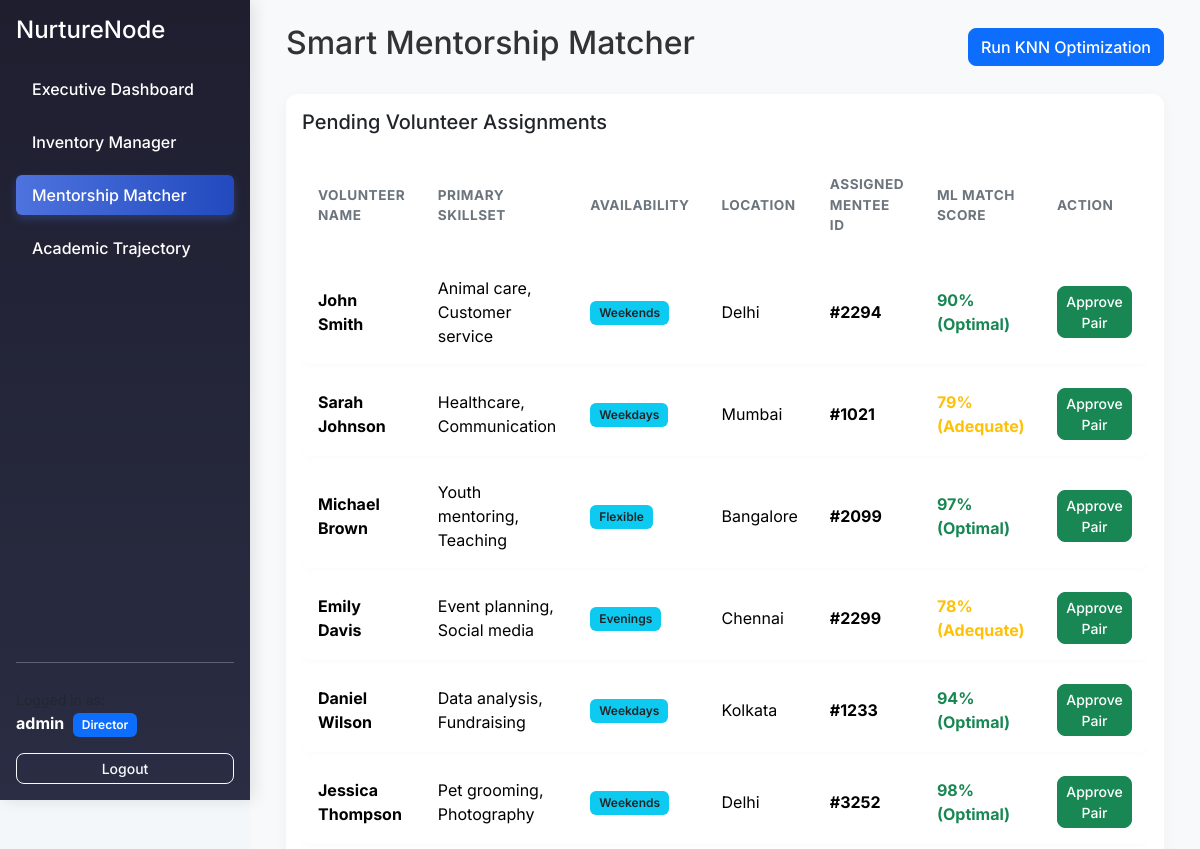
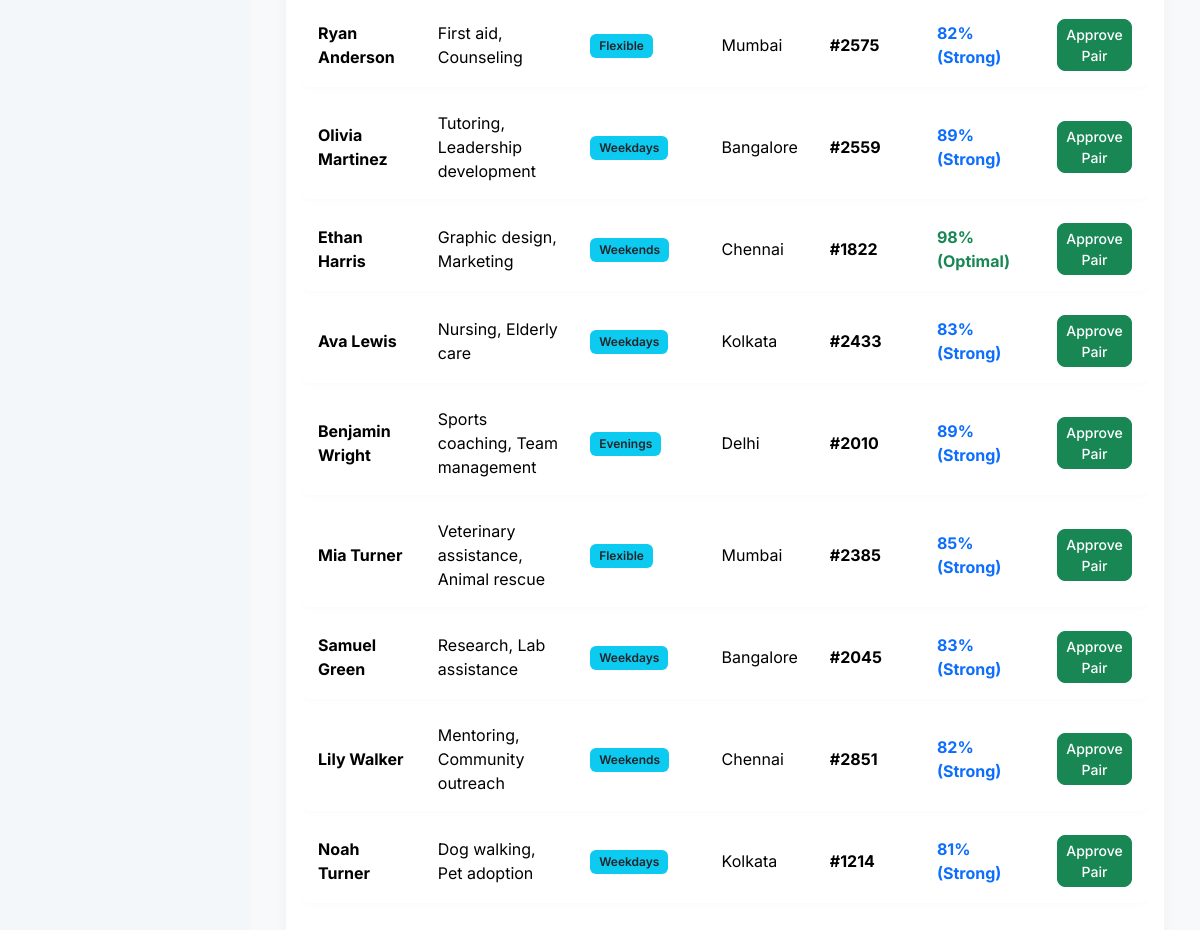
/mentorship (signed in), run on the app's committed database (2 pictures, top to bottom).
### tables this page shows
CREATE TABLE users (
        id INTEGER PRIMARY KEY AUTOINCREMENT,
        username TEXT NOT NULL UNIQUE,
        password TEXT NOT NULL,
        role TEXT NOT NULL
    );

CREATE TABLE "volunteers" (
"Volunteer Name" TEXT,
  "Age" INTEGER,
  "Gender" TEXT,
  "Skills" TEXT,
  "Availability" TEXT,
  "Location" TEXT,
  "Type of Organization" TEXT,
  "Skills_Encoded" INTEGER,
  "Availability_Encoded" INTEGER,
  "Location_Encoded" INTEGER,
  "Type of Organization_Encoded" INTEGER,
  "Assigned_Mentee_ID" INTEGER
);

### app.py (the view)
@app.route('/mentorship')
@login_required
def mentorship():
    conn = get_db_connection()
    vol_df = pd.read_sql_query("SELECT * FROM volunteers", conn)
    conn.close()
    display_df = vol_df.head(15).copy()
    display_df['Match_Score'] = np.random.randint(75, 99, size=len(display_df))
    records = display_df.to_dict(orient='records')
    return render_template('mentorship.html', records=records)

### app.py (called while the page is built)
@login_manager.user_loader
def load_user(user_id):
    conn = get_db_connection()
    user = conn.execute('SELECT * FROM users WHERE id = ?', (user_id,)).fetchone()
    conn.close()
    if user:
        return User(id=user[0], username=user[1], role=user[3])
    return None

def get_db_connection():
    return sqlite3.connect('data/nurturenode.db')

### templates/mentorship.html
{% extends 'base.html' %}
{% block content %}
<div class="container-fluid">
    <div class="d-flex justify-content-between align-items-center mb-4">
        <h2>Smart Mentorship Matcher</h2>
        <a href="/run_optimization" class="btn btn-primary">Run KNN Optimization</a>
    </div>
    <div class="card shadow-sm">
        <div class="card-body">
            <h5 class="card-title mb-3">Pending Volunteer Assignments</h5>
            <div class="table-responsive">
                <table class="table table-hover align-middle">
                    <thead class="table-dark">
                        <tr>
                            <th>Volunteer Name</th>
                            <th>Primary Skillset</th>
                            <th>Availability</th>
                            <th>Location</th>
                            <th>Assigned Mentee ID</th>
                            <th>ML Match Score</th>
                            <th>Action</th>
                        </tr>
                    </thead>
                    <tbody>
                        {% for row in records %}
                        <tr>
                            <td><strong>{{ row['Volunteer Name'] }}</strong></td>
                            <td>{{ row['Skills'] }}</td>
                            <td><span class="badge bg-info text-dark">{{ row['Availability'] }}</span></td>
                            <td>{{ row['Location'] }}</td>
                            <td><strong>#{{ row['Assigned_Mentee_ID']|int }}</strong></td>
                            <td>
                                {% if row['Match_Score'] >= 90 %}
                                    <span class="text-success fw-bold">{{ row['Match_Score'] }}% (Optimal)</span>
                                {% elif row['Match_Score'] >= 80 %}
                                    <span class="text-primary fw-bold">{{ row['Match_Score'] }}% (Strong)</span>
                                {% else %}
                                    <span class="text-warning fw-bold">{{ row['Match_Score'] }}% (Adequate)</span>
                                {% endif %}
                            </td>
                            <td>
                                <a href="/approve_pair/{{ row['Volunteer Name'] }}" class="btn btn-sm btn-success">Approve Pair</a>
                            </td>
                        </tr>
                        {% endfor %}
                    </tbody>
                </table>
            </div>
        </div>
    </div>
</div>
{% endblock %}

### templates/base.html (shortened to what this page needs)
<!DOCTYPE html>
<html lang="en">
<head>
    <link href="https://cdn.jsdelivr.net/npm/bootstrap@5.3.2/dist/css/bootstrap.min.css" rel="stylesheet">
    <link rel="stylesheet" href="{{ url_for('static', filename='css/style.css') }}">
</head>
<body>
    <div class="d-flex">
        {% if current_user.is_authenticated %}
        <nav class="bg-dark text-white p-3 vh-100 d-flex flex-column" style="width: 250px; position: fixed;">
            <h4 class="mb-4">NurtureNode</h4>
            <ul class="nav flex-column gap-2 mb-auto">
                <li class="nav-item">
                    <a class="nav-link text-white {% if request.path == '/' %}bg-secondary rounded{% endif %}" href="/">Executive Dashboard</a>
                </li>
                <li class="nav-item">
                    <a class="nav-link text-white {% if request.path == '/inventory' %}bg-secondary rounded{% endif %}" href="/inventory">Inventory Manager</a>
                </li>
                <li class="nav-item">
                    <a class="nav-link text-white {% if request.path == '/mentorship' %}bg-secondary rounded{% endif %}" href="/mentorship">Mentorship Matcher</a>
                </li>
                <li class="nav-item">
                    <a class="nav-link text-white {% if request.path == '/academic' %}bg-secondary rounded{% endif %}" href="/academic">Academic Trajectory</a>
                </li>
            </ul>
            <hr class="text-white">
            <div class="mt-2 mb-3">
                <small class="text-muted">Logged in as:</small><br>
                <strong>{{ current_user.username }}</strong>
                <span class="badge bg-primary ms-1">{{ current_user.role }}</span>
            </div>
            <a href="/logout" class="btn btn-outline-light btn-sm w-100">Logout</a>
        </nav>
        {% endif %}
        <main class="flex-grow-1 bg-light p-4" style="margin-left: 250px; min-height: 100vh;">
            {% block content %}{% endblock %}
        </main>
    </div>
</body>
</html>

### static/css/style.css (style rules this page uses)
body { font-family: 'Inter', sans-serif; background-color: #f4f7fa !important; color: #333; }
nav { background: linear-gradient(180deg, #1e1e2f 0%, #2a2d43 100%) !important; box-shadow: 4px 0 15px rgba(0, 0, 0, 0.1); z-index: 1000; }
.nav-link { font-weight: 500; transition: all 0.3s ease; border-radius: 8px; margin-bottom: 5px; }
.nav-link.bg-secondary { background: linear-gradient(90deg, #4e73df 0%, #224abe 100%) !important; box-shadow: 0 4px 10px rgba(78, 115, 223, 0.3); }
.card { border: none; border-radius: 12px; box-shadow: 0 4px 15px rgba(0, 0, 0, 0.04) !important; transition: transform 0.3s ease, box-shadow 0.3s ease; }
.table { border-collapse: separate; border-spacing: 0 8px; }
.table thead th { border-bottom: none; background-color: #fff; color: #6c757d; font-size: 0.85rem; text-transform: uppercase; letter-spacing: 0.5px; }
.table tbody tr { background-color: #fff; box-shadow: 0 2px 6px rgba(0,0,0,0.02); border-radius: 8px; transition: all 0.2s ease; }
.table td, .table th { border: none; vertical-align: middle; padding: 16px; }
.table td:first-child, .table th:first-child { border-top-left-radius: 8px; border-bottom-left-radius: 8px; }
.table td:last-child, .table th:last-child { border-top-right-radius: 8px; border-bottom-right-radius: 8px; }
.btn { border-radius: 8px; font-weight: 500; transition: all 0.2s; }
.badge { padding: 0.5em 0.75em; border-radius: 6px; font-weight: 600; }

### data on the page
users: username "admin", role "Director"
volunteers: Volunteer Name "John Smith", Skills "Animal care, Customer service", Availability "Weekends", Location "Delhi", Assigned_Mentee_ID "2294", Match_Score "90"
volunteers: Volunteer Name "Sarah Johnson", Skills "Healthcare, Communication", Availability "Weekdays", Location "Mumbai", Assigned_Mentee_ID "1021", Match_Score "79"
volunteers: Volunteer Name "Michael Brown", Skills "Youth mentoring, Teaching", Availability "Flexible", Location "Bangalore", Assigned_Mentee_ID "2099", Match_Score "97"
volunteers: Volunteer Name "Emily Davis", Skills "Event planning, Social media", Availability "Evenings", Location "Chennai", Assigned_Mentee_ID "2299", Match_Score "78"
volunteers: Volunteer Name "Daniel Wilson", Skills "Data analysis, Fundraising", Availability "Weekdays", Location "Kolkata", Assigned_Mentee_ID "1233", Match_Score "94"
volunteers: Volunteer Name "Jessica Thompson", Skills "Pet grooming, Photography", Availability "Weekends", Location "Delhi", Assigned_Mentee_ID "3252", Match_Score "98"
volunteers: Volunteer Name "Ryan Anderson", Skills "First aid, Counseling", Availability "Flexible", Location "Mumbai", Assigned_Mentee_ID "2575", Match_Score "82"
volunteers: Volunteer Name "Olivia Martinez", Skills "Tutoring, Leadership development", Availability "Weekdays", Location "Bangalore", Assigned_Mentee_ID "2559", Match_Score "89"
volunteers: Volunteer Name "Ethan Harris", Skills "Graphic design, Marketing", Availability "Weekends", Location "Chennai", Assigned_Mentee_ID "1822", Match_Score "98"
volunteers: Volunteer Name "Ava Lewis", Skills "Nursing, Elderly care", Availability "Weekdays", Location "Kolkata", Assigned_Mentee_ID "2433", Match_Score "83"
volunteers: Volunteer Name "Benjamin Wright", Skills "Sports coaching, Team management", Availability "Evenings", Location "Delhi", Assigned_Mentee_ID "2010", Match_Score "89"
volunteers: Volunteer Name "Mia Turner", Skills "Veterinary assistance, Animal rescue", Availability "Flexible", Location "Mumbai", Assigned_Mentee_ID "2385", Match_Score "85"
volunteers: Volunteer Name "Samuel Green", Skills "Research, Lab assistance", Availability "Weekdays", Location "Bangalore", Assigned_Mentee_ID "2045", Match_Score "83"
volunteers: Volunteer Name "Lily Walker", Skills "Mentoring, Community outreach", Availability "Weekends", Location "Chennai", Assigned_Mentee_ID "2851", Match_Score "82"
volunteers: Volunteer Name "Noah Turner", Skills "Dog walking, Pet adoption", Availability "Weekdays", Location "Kolkata", Assigned_Mentee_ID "1214", Match_Score "81"
